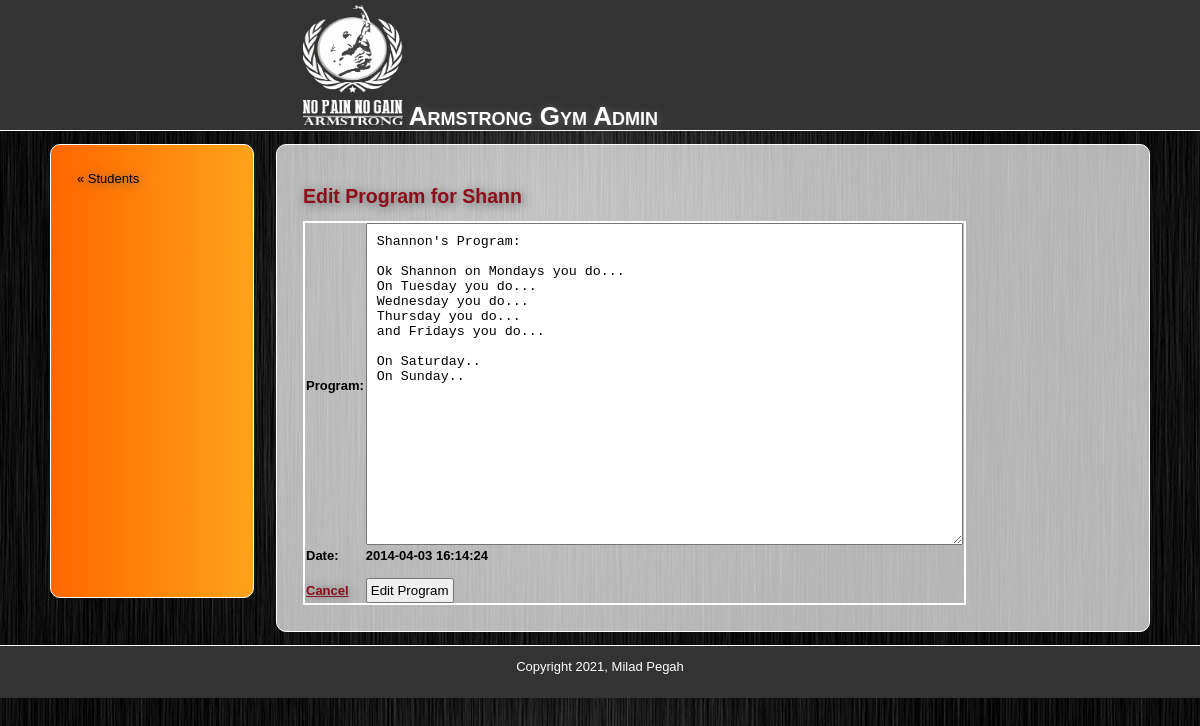
Screenshot of /edit_program.php?id=1 (signed in) with the database file from the repository.
### tables this page shows
CREATE TABLE `users` (
  `id` int NOT NULL AUTO_INCREMENT,
  `username` varchar(50) NOT NULL,
  `hashed_password` varchar(60) NOT NULL,
  `firstname` varchar(50) DEFAULT NULL,
  `lastname` varchar(50) DEFAULT NULL,
  `gender` varchar(20) DEFAULT NULL,
  `dob` varchar(20) DEFAULT NULL,
  `address` varchar(100) DEFAULT NULL,
  `city` varchar(20) DEFAULT NULL,
  `postcode` varchar(20) DEFAULT NULL,
  `email` varchar(50) DEFAULT NULL,
  `mobile` varchar(16) DEFAULT NULL,
  `goal` text,
  `picture` longblob,
  `admin` varchar(50) DEFAULT NULL,
  `freeze` tinyint(1) NOT NULL DEFAULT '1',
  PRIMARY KEY (`id`),
  UNIQUE KEY `username` (`username`) USING BTREE,
  KEY `admin` (`admin`),
  CONSTRAINT `users_ibfk_1` FOREIGN KEY (`admin`) REFERENCES `admins` (`username`) ON DELETE SET NULL ON UPDATE SET NULL
);

CREATE TABLE `program` (
  `id` int NOT NULL AUTO_INCREMENT,
  `user_id` int DEFAULT NULL,
  `program` text,
  `date` timestamp NULL DEFAULT CURRENT_TIMESTAMP ON UPDATE CURRENT_TIMESTAMP,
  PRIMARY KEY (`id`),
  UNIQUE KEY `user_id` (`user_id`) USING BTREE,
  CONSTRAINT `program_ibfk_1` FOREIGN KEY (`user_id`) REFERENCES `users` (`id`) ON DELETE CASCADE ON UPDATE CASCADE
);

### includes/functions.php (called while the page is built, shortened)
<?php
function find_member_by_id($user_id) {
	global $connection;
	$safe_user_id = mysqli_real_escape_string($connection, $user_id);
	$query = "SELECT * ";
	$query .= "FROM users ";
	$query .= "WHERE id = {$safe_user_id} ";
	$query .= "LIMIT 1";
	$user_set = mysqli_query($connection, $query);
	if ($user = mysqli_fetch_assoc($user_set)) {
		return $user;
	} else {
		return null;
	}
}
function find_program_by_user_id($program_id) {
	global $connection;
	$safe_program_id = mysqli_real_escape_string($connection, $program_id);
	$query = "SELECT * ";
	$query .= "FROM program ";
	$query .= "WHERE user_id = {$safe_program_id} ";
	$query .= "LIMIT 1";
	$program_set = mysqli_query($connection, $query);
	if ($program = mysqli_fetch_assoc($program_set)) {
		return $program;
	} else {
		return null;
	}
}

### public/edit_program.php (the view, shortened to what this page needs)
<?php require_once("../includes/db_connection.php");  ?>
<?php require_once("../includes/functions.php");  ?>
<?php
  $program_id = find_program_by_user_id($_GET["id"]);
  $user_set = find_member_by_id($_GET["id"]);
?>
<?php include("../includes/layouts/header.php"); ?>
<div id="main">
    <div id="navigation">
        <a href="manage_students.php">&laquo; Students</a><br />
    </div>
    <div id="page">
        <h2>Edit Program for <?php echo ucfirst(htmlentities($user_set["username"])); ?></h2>
        <form action="edit_program.php?id=<?php echo urlencode($program_id["user_id"]); ?>" method="POST">
            <table class='center'>
                <tr>
                    <td>Program:</td>
                    <td>
                        <textarea name="program" rows="20" cols="70"><?php echo htmlentities($program_id["program"]); ?></textarea>
                    </td>
                </tr>
                <tr>
                    <td>Date:</td>
                    <td><?php echo htmlentities($program_id["date"]); ?></td>
                </tr>
                <tr>
                    <td>&nbsp;</td>
                    <td>&nbsp;</td>
                </tr>
                <tr>
                    <td><a href="manage_students.php">Cancel</a></td>
                    <td><button name="submit" value="button" type="submit">Edit Program</button></td>
                </tr>
            </table>
        </form>
    </div>
</div>
<?php include("../includes/layouts/footer.php"); ?>

### public/stylesheets/public.css (style rules this page uses)
* { margin: 0; padding: 0; }
body { font-family: "Century Gothic", Tahoma, Helvetica, Arial, sans-serif; background-image: url(../images/gym.jpg); width: 100%; height: 100%; font-size: 13px; line-height: 15px; margin: 0 auto; min-width: 900px; }
button { padding: 3px; }
a { color: #8D0D19; text-shadow: 1px 1px 10px #666; }
#main { min-height: 500px; width: 1100px; margin: auto; }
#navigation { min-height: 400px; float: left; margin: 1em 0; padding: 2em; width: 150px; font-family: "Century Gothic", Tahoma, Helvetica, Arial, sans-serif; color: #000000; border: 1px solid white; -webkit-border-radius: 10px; -moz-border-radius: 10px; -o-border-radius: 10px; border-radius: 10px; background: -webkit-linear-gradient(270deg, #FFA319, #FF6600); background: -moz-linear-gradient(270deg, #FFA319, #FF6600); background: -o-linear-gradient(270deg, #FFA319, #FF6600); background: -ms-linear-gradient(270deg, #FFA319, #FF6600); background: linear-gradient(270deg, #FFA319, #FF6600); }
#navigation a { font-family: Helvetica, Arial, sans-serif; color: black; text-decoration: none; }
#page { margin: 1em 0; float: right; min-height: 400px; width: 820px; background-color: rgba(255,255,255, 0.7); padding: 2em; border: 1px solid white; -webkit-border-radius: 10px; -moz-border-radius: 10px; -o-border-radius: 10px; border-radius: 10px; }
#page h2 { color: #8D0D19; line-height: 50px; text-shadow: 2px 2px 10px #666; }
td { padding: 0 1px; font-weight: bold; }
table { border: 2px solid white; border-collapse: collapse; }
textarea { padding: 10px; -webkit-transition: background-color .75s ease; -moz-transition: background-color .75s ease; -o-transition: background-color .75s ease; transition: background-color .75s ease; }

### rows the page displays
users: username "Shann"
program: program "Shannon's Program: Ok Shannon on Mondays you do... On Tuesday you do... Wednesday you do... Thursday you do... and Fridays you do... On Saturday.. On Sunday..", date "2014-04-03 16:14:24"
